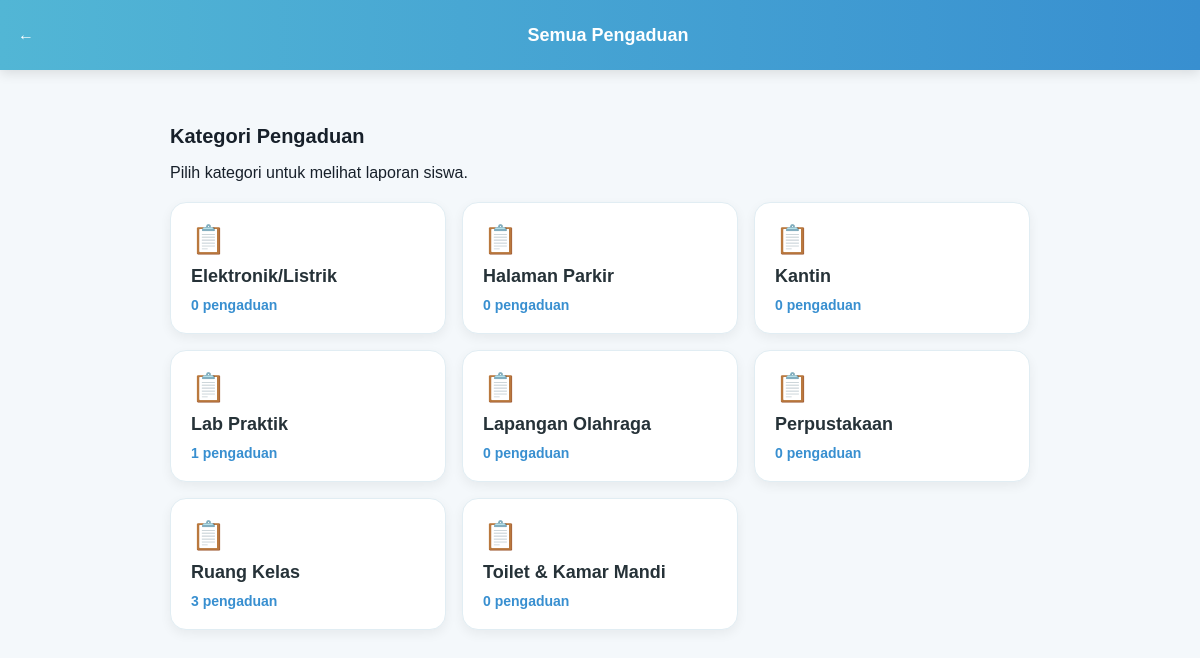
Page /views/aspirasi/index.php (signed in) on the committed database.
### tables this page shows
CREATE TABLE `kategoris` (
  `id_kategori` bigint(20) UNSIGNED NOT NULL,
  `ket_kategori` varchar(50) NOT NULL,
  `jenis` enum('sarana_prasarana') NOT NULL,
  `created_at` timestamp NULL DEFAULT NULL,
  `updated_at` timestamp NULL DEFAULT NULL
);

### models/database.php (called while the page is built)
<?php
class Database
{
    private $host = "127.0.0.1";
    private $port = "3306";
    private $dbname = "saranasekolah";
    private $username = "root";
    private $password = "root";
    public function connect()
    {
        try {
            $pdo = new PDO(
                "mysql:host=" . $this->host .
                ";port=" . $this->port .
                ";dbname=" . $this->dbname .
                ";charset=utf8mb4",
                $this->username,
                $this->password
            );
            $pdo->setAttribute(
                PDO::ATTR_ERRMODE,
                PDO::ERRMODE_EXCEPTION
            );
            return $pdo;
        } catch (PDOException $e) {
            die(
                "Koneksi database gagal!<br>" .
                "Error: " . $e->getMessage()
            );
        }
    }
}

### controllers/AspirasiController.php (called while the page is built, shortened)
<?php
require_once __DIR__ . "/../models/Aspirasi.php";
class AspirasiController
{
    private $aspirasi;
    public function __construct()
    {
        $this->aspirasi = new Aspirasi();
    }
public function kategoriDenganJumlah()
{
    return $this->aspirasi->getKategoriWithCount();
}
}

### models/Aspirasi.php (called while the page is built, shortened)
<?php
require_once __DIR__ . "/database.php";
class Aspirasi
{
    private $db;
    public function __construct()
    {
        $database = new Database();
        $this->db = $database->connect();
    }
public function getKategoriWithCount()
{
    $query = $this->db->prepare(
        "SELECT
            k.id_kategori,
            k.ket_kategori,
            COUNT(a.id_aspirasi) AS jumlah
         FROM kategoris k
         LEFT JOIN aspirasis a
            ON k.id_kategori = a.id_kategori
         GROUP BY
            k.id_kategori,
            k.ket_kategori
         ORDER BY k.ket_kategori ASC"
    );
    $query->execute();
    return $query->fetchAll(PDO::FETCH_ASSOC);
}
}

### views/aspirasi/index.php (the view, shortened to what this page needs)
<?php
require_once __DIR__ . "/../../controllers/AspirasiController.php";
$controller = new AspirasiController();
$kategoriList = $controller->kategoriDenganJumlah();
$idKategori = filter_input(
    INPUT_GET,
    "kategori",
    FILTER_VALIDATE_INT
);
$kategoriAktif = null;
function e($value)
{
    return htmlspecialchars(
        (string) ($value ?? ""),
        ENT_QUOTES,
        "UTF-8"
    );
}
?>
<!DOCTYPE html>
<html lang="id">
<head>
    <link rel="stylesheet" href="../../assets/css/style.css">
</head>
<body>
<div class="app">
    <header class="app-header">
        <a href="../dashboard/admin.php"
           style="color:inherit;text-decoration:none;">←</a>
        <div class="app-title">
            <?= $kategoriAktif
                ? e($kategoriAktif["ket_kategori"])
                : "Semua Pengaduan" ?>
        </div>
    </header>
    <main class="content">
        <?php if (!$idKategori): ?>
            <h2 class="section-title">Kategori Pengaduan</h2>
            <p>Pilih kategori untuk melihat laporan siswa.</p>
            <?php if (empty($kategoriList)): ?>
                <div class="empty-message">
                    Belum ada kategori yang terdaftar.
                </div>
            <?php else: ?>
                <section class="category-grid">
                    <?php foreach ($kategoriList as $kategori): ?>
                        <a class="category-card"
                           href="index.php?kategori=<?= (int) $kategori["id_kategori"] ?>">
                            <div class="category-icon">📋</div>
                            <h3>
                                <?= e($kategori["ket_kategori"]) ?>
                            </h3>
                            <div class="category-count">
                                <?= (int) $kategori["jumlah"] ?>
                                pengaduan
                            </div>
                        </a>
                    <?php endforeach; ?>
                </section>
            <?php endif; ?>
        <?php endif; ?>
    </main>
</div>
</body>
  </html>

### assets/css/style.css (style rules this page uses)
* { margin: 0; padding: 0; box-sizing: border-box; }
body { font-family: Arial, Helvetica, sans-serif; background: #f4f8fb; color: #17202a; min-height: 100vh; }
.app { min-height: 100vh; background: #f4f8fb; }
.app-header { height: 70px; background: linear-gradient( 90deg, #52b6d5, #388fd0 ); display: flex; align-items: center; padding: 0 18px; color: white; box-shadow: 0 3px 12px rgba(0, 0, 0, 0.12); }
.app-title { flex: 1; display: flex; align-items: center; justify-content: center; gap: 8px; font-size: 18px; font-weight: bold; }
.content { max-width: 900px; margin: auto; padding: 25px 20px 50px; }
.section-title { font-size: 20px; margin: 30px 0 16px; }
.category-grid { display: grid; grid-template-columns: repeat( auto-fit, minmax(220px, 1fr) ); gap: 16px; margin-top: 20px; }
a.category-card { display: block; padding: 20px; background: #ffffff; border: 1px solid #e1edf3; border-radius: 16px; box-shadow: 0 4px 12px rgba(0, 0, 0, 0.06); text-decoration: none; color: #263238; transition: transform 0.2s ease; }
.category-icon { font-size: 28px; margin-bottom: 10px; }
.category-card h3 { margin: 0 0 10px; font-size: 18px; color: #263238; }
.category-count { color: #388fd0; font-size: 14px; font-weight: bold; }

### rows in the picture
kategoris: ket_kategori "Elektronik/Listrik", jumlah "0"
kategoris: ket_kategori "Halaman Parkir", jumlah "0"
kategoris: ket_kategori "Kantin", jumlah "0"
kategoris: ket_kategori "Lab Praktik", jumlah "1"
kategoris: ket_kategori "Lapangan Olahraga", jumlah "0"
kategoris: ket_kategori "Perpustakaan", jumlah "0"
kategoris: ket_kategori "Ruang Kelas", jumlah "3"
kategoris: ket_kategori "Toilet & Kamar Mandi", jumlah "0"
